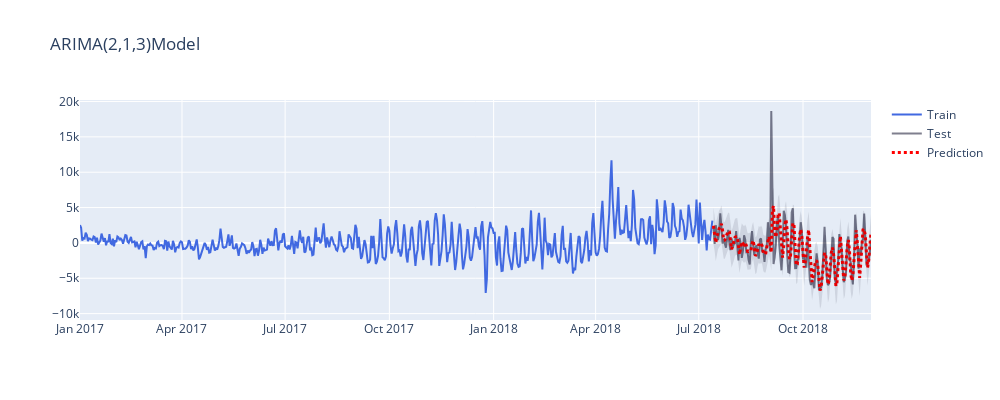

Write notebook code for a chart like this one.
### Code cell
from plotly.subplots import make_subplots
import plotly.graph_objects as go

fig = go.Figure([
    # Train Data-------------------------------------------------------
    go.Scatter(x = y_train.index, y = y_train, name = "Train", mode = 'lines'
              ,line=dict(color = 'royalblue'))
    # Test Data------------------------------------------------------
    , go.Scatter(x = y_test.index, y = y_test, name = "Test", mode = 'lines'
                ,line = dict(color = 'rgba(0,0,30,0.5)'))
    # Prediction -----------------------------------------------------------
    , go.Scatter(x = y_test.index, y = y_pred, name = "Prediction", mode = 'lines'
                     ,line = dict(color = 'red', dash = 'dot', width=3))
    
    # Confidence Interval ---------------------------------------------------------
    , go.Scatter(x = y_test.index.tolist() + y_test.index[::-1].tolist() 
                ,y = pred_upper + pred_lower[::-1] 
                ,fill='toself'
                ,fillcolor='rgba(0,0,30,0.1)'
                ,line=dict(color='rgba(0,0,0,0)')
                ,hoverinfo="skip"
                ,showlegend=False)
])

fig.update_layout(height=400, width=1000, title_text="ARIMA(2,1,3)Model ")
fig.show()

### Figure 1 — Plotly figure (JSON) as saved in the notebook; plotly's stock layout.template omitted (floating-point values rounded to 4 significant figures; data arrays with more than 128 entries replaced by an {"elided": "..."} marker saying what was removed)
{"data": [{"line": {"color": "royalblue"}, "mode": "lines", "name": "Train", "type": "scatter", "x": {"elided": "559 str values"}, "y": {"elided": "559 float values"}}, {"line": {"color": "rgba(0,0,30,0.5)"}, "mode": "lines", "name": "Test", "type": "scatter", "x": {"elided": "140 str values"}, "y": {"elided": "140 float values"}}, {"line": {"color": "red", "dash": "dot", "width": 3}, "mode": "lines", "name": "Prediction", "type": "scatter", "x": {"elided": "140 str values"}, "y": {"elided": "140 float values"}}, {"fill": "toself", "fillcolor": "rgba(0,0,30,0.1)", "hoverinfo": "skip", "line": {"color": "rgba(0,0,0,0)"}, "showlegend": false, "type": "scatter", "x": {"elided": "280 str values"}, "y": {"elided": "280 float values"}}], "layout": {"height": 400, "title": {"text": "ARIMA(2,1,3)Model "}, "width": 1000}}
